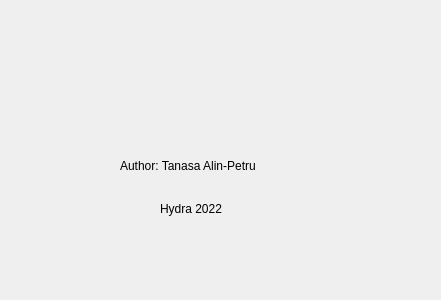
<?xml version="1.0" encoding="UTF-8"?>
<ui version="4.0">
 <class>Dialog</class>
 <widget class="QDialog" name="Dialog">
  <property name="geometry">
   <rect>
    <x>0</x>
    <y>0</y>
    <width>441</width>
    <height>300</height>
   </rect>
  </property>
  <property name="windowTitle">
   <string>About</string>
  </property>
  <widget class="QLabel" name="label">
   <property name="geometry">
    <rect>
     <x>30</x>
     <y>10</y>
     <width>381</width>
     <height>121</height>
    </rect>
   </property>
   <property name="text">
    <string/>
   </property>
   <property name="pixmap">
    <pixmap>../../Poze/sigla-standard-RGB.jpg</pixmap>
   </property>
   <property name="scaledContents">
    <bool>true</bool>
   </property>
  </widget>
  <widget class="QLabel" name="label_2">
   <property name="geometry">
    <rect>
     <x>120</x>
     <y>140</y>
     <width>191</width>
     <height>51</height>
    </rect>
   </property>
   <property name="text">
    <string>Author: Tanasa Alin-Petru</string>
   </property>
  </widget>
  <widget class="QLabel" name="label_3">
   <property name="geometry">
    <rect>
     <x>160</x>
     <y>200</y>
     <width>81</width>
     <height>17</height>
    </rect>
   </property>
   <property name="text">
    <string>Hydra 2022</string>
   </property>
  </widget>
 </widget>
 <resources/>
 <connections/>
</ui>
